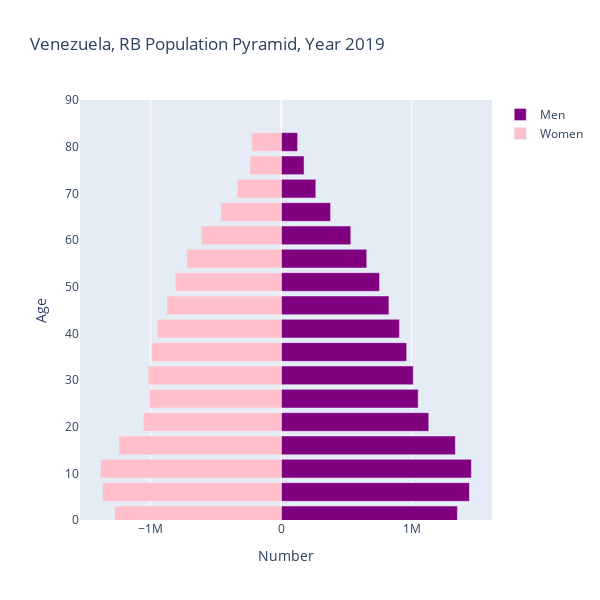

Source (notebook cell):
### Code cell
py.init_notebook_mode(connected=True)

layout = go.Layout(barmode='overlay', title = 'Venezuela, RB Population Pyramid, Year 2019',  
                   width=600, height=600,
                   yaxis=go.layout.YAxis(range=[0, 90], title='Age'),
                   xaxis=go.layout.XAxis(title='Number'))

bins = [go.Bar(x = venezuela_95_pop.loc[str(2019),:].filter(regex="Male").values,
               y = [int(s[:2])+1 for s in age_ranges],
               orientation='h',
               name='Men',
               marker=dict(color='purple'),
               hoverinfo='skip'
               ),

        go.Bar(x = -venezuela_95_pop.loc[str(2019),:].filter(regex="Female").values,
               y=[int(s[:2])+1 for s in age_ranges],
               orientation='h',
               name='Women',
               marker=dict(color='pink'),
               hoverinfo='skip',
               )
        ]
py.iplot(dict(data=bins, layout=layout))
#go.title('Samoa Population Pyramid')

### Figure 1 — Plotly figure (JSON) as saved in the notebook; plotly's stock layout.template omitted (floating-point values rounded to 4 significant figures)
{"data": [{"hoverinfo": "skip", "marker": {"color": "purple"}, "name": "Men", "orientation": "h", "type": "bar", "x": [1351094, 1443416, 1458701, 1335592, 1131381, 1050399, 1012773, 961883, 906978, 825941, 754118, 655856, 533626, 378465, 265022, 175103, 125525], "y": [1, 6, 11, 16, 21, 26, 31, 36, 41, 46, 51, 56, 61, 66, 71, 76, 81]}, {"hoverinfo": "skip", "marker": {"color": "pink"}, "name": "Women", "orientation": "h", "type": "bar", "x": [-1278595, -1369835, -1385465, -1244472, -1057363, -1010414, -1020996, -995329, -951692, -876822, -812651, -724038, -613868, -463036, -336261, -239529, -225442], "y": [1, 6, 11, 16, 21, 26, 31, 36, 41, 46, 51, 56, 61, 66, 71, 76, 81]}], "layout": {"barmode": "overlay", "height": 600, "title": {"text": "Venezuela, RB Population Pyramid, Year 2019"}, "width": 600, "xaxis": {"title": {"text": "Number"}}, "yaxis": {"range": [0, 90], "title": {"text": "Age"}}}}
